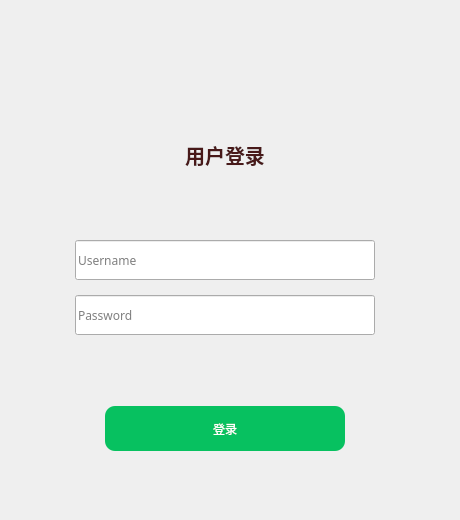
        <widget class="QWidget" name="signin">
         <widget class="QWidget" name="signinWidget" native="true">
          <property name="geometry">
           <rect>
            <x>0</x>
            <y>0</y>
            <width>451</width>
            <height>511</height>
           </rect>
          </property>
          <layout class="QGridLayout" name="gridLayout_4">
           <property name="leftMargin">
            <number>0</number>
           </property>
           <property name="topMargin">
            <number>0</number>
           </property>
           <property name="rightMargin">
            <number>0</number>
           </property>
           <property name="bottomMargin">
            <number>0</number>
           </property>
           <property name="spacing">
            <number>0</number>
           </property>
           <item row="0" column="0">
            <spacer name="horizontalSpacer_3">
             <property name="orientation">
              <enum>Qt::Horizontal</enum>
             </property>
             <property name="sizeHint" stdset="0">
              <size>
               <width>55</width>
               <height>20</height>
              </size>
             </property>
            </spacer>
           </item>
           <item row="0" column="1">
            <layout class="QVBoxLayout" name="signinLayout">
             <property name="spacing">
              <number>10</number>
             </property>
             <item>
              <spacer name="verticalSpacer_2">
               <property name="orientation">
                <enum>Qt::Vertical</enum>
               </property>
               <property name="sizeType">
                <enum>QSizePolicy::Fixed</enum>
               </property>
               <property name="sizeHint" stdset="0">
                <size>
                 <width>20</width>
                 <height>20</height>
                </size>
               </property>
              </spacer>
             </item>
             <item>
              <widget class="QWidget" name="signinTopWidget" native="true">
               <layout class="QGridLayout" name="gridLayout_2">
                <property name="leftMargin">
                 <number>0</number>
                </property>
                <property name="topMargin">
                 <number>0</number>
                </property>
                <property name="rightMargin">
                 <number>0</number>
                </property>
                <property name="bottomMargin">
                 <number>0</number>
                </property>
                <property name="spacing">
                 <number>0</number>
                </property>
                <item row="0" column="0">
                 <layout class="QVBoxLayout" name="signinTopLayout">
                  <property name="spacing">
                   <number>20</number>
                  </property>
                  <item>
                   <layout class="QHBoxLayout" name="signinTopPortraitLayout">
                    <item>
                     <widget class="QPushButton" name="signinTopLeft">
                      <property name="minimumSize">
                       <size>
                        <width>50</width>
                        <height>50</height>
                       </size>
                      </property>
                      <property name="cursor">
                       <cursorShape>PointingHandCursor</cursorShape>
                      </property>
                      <property name="toolTip">
                       <string>上一个</string>
                      </property>
                      <property name="styleSheet">
                       <string notr="true">QPushButton{border-radius:25px;}</string>
                      </property>
                      <property name="text">
                       <string/>
                      </property>
                      <property name="icon">
                       <iconset resource="../../qrc/custom/custom.qrc">
                        <normaloff>:/custom/icons/turnleft.png</normaloff>:/custom/icons/turnleft.png</iconset>
                      </property>
                      <property name="iconSize">
                       <size>
                        <width>50</width>
                        <height>50</height>
                       </size>
                      </property>
                     </widget>
                    </item>
                    <item>
                     <spacer name="signinTopLayoutSpacerL">
                      <property name="orientation">
                       <enum>Qt::Horizontal</enum>
                      </property>
                      <property name="sizeType">
                       <enum>QSizePolicy::Minimum</enum>
                      </property>
                      <property name="sizeHint" stdset="0">
                       <size>
                        <width>40</width>
                        <height>20</height>
                       </size>
                      </property>
                     </spacer>
                    </item>
                    <item>
                     <widget class="QWidget" name="signinInfoWidget" native="true">
                      <property name="minimumSize">
                       <size>
                        <width>100</width>
                        <height>0</height>
                       </size>
                      </property>
                      <layout class="QGridLayout" name="infoWidgetGridLayout">
                       <property name="leftMargin">
                        <number>0</number>
                       </property>
                       <property name="topMargin">
                        <number>0</number>
                       </property>
                       <property name="rightMargin">
                        <number>0</number>
                       </property>
                       <property name="bottomMargin">
                        <number>0</number>
                       </property>
                       <property name="spacing">
                        <number>0</number>
                       </property>
                       <item row="0" column="0">
                        <layout class="QVBoxLayout" name="signinInfoLayout">
                         <property name="spacing">
                          <number>20</number>
                         </property>
                         <item>
                          <widget class="QLabel" name="signinPortrait">
                           <property name="sizePolicy">
                            <sizepolicy hsizetype="Preferred" vsizetype="Preferred">
                             <horstretch>0</horstretch>
                             <verstretch>0</verstretch>
                            </sizepolicy>
                           </property>
                           <property name="minimumSize">
                            <size>
                             <width>100</width>
                             <height>100</height>
                            </size>
                           </property>
                           <property name="maximumSize">
                            <size>
                             <width>100</width>
                             <height>100</height>
                            </size>
                           </property>
                           <property name="cursor">
                            <cursorShape>PointingHandCursor</cursorShape>
                           </property>
                           <property name="toolTip">
                            <string>选择头像</string>
                           </property>
                           <property name="layoutDirection">
                            <enum>Qt::LeftToRight</enum>
                           </property>
                           <property name="styleSheet">
                            <string notr="true"/>
                           </property>
                           <property name="frameShape">
                            <enum>QFrame::NoFrame</enum>
                           </property>
                           <property name="frameShadow">
                            <enum>QFrame::Plain</enum>
                           </property>
                           <property name="text">
                            <string/>
                           </property>
                           <property name="textFormat">
                            <enum>Qt::AutoText</enum>
                           </property>
                           <property name="pixmap">
                            <pixmap resource="../../qrc/custom/custom.qrc">:/custom/icons/portrait.png</pixmap>
                           </property>
                           <property name="scaledContents">
                            <bool>true</bool>
                           </property>
                           <property name="alignment">
                            <set>Qt::AlignCenter</set>
                           </property>
                           <property name="wordWrap">
                            <bool>false</bool>
                           </property>
                           <property name="margin">
                            <number>0</number>
                           </property>
                           <property name="indent">
                            <number>0</number>
                           </property>
                          </widget>
                         </item>
                        </layout>
                       </item>
                      </layout>
                     </widget>
                    </item>
                    <item>
                     <spacer name="signinTopLayoutSpacerR">
                      <property name="orientation">
                       <enum>Qt::Horizontal</enum>
                      </property>
                      <property name="sizeType">
                       <enum>QSizePolicy::Minimum</enum>
                      </property>
                      <property name="sizeHint" stdset="0">
                       <size>
                        <width>40</width>
                        <height>20</height>
                       </size>
                      </property>
                     </spacer>
                    </item>
                    <item>
                     <widget class="QPushButton" name="signinTopRight">
                      <property name="minimumSize">
                       <size>
                        <width>50</width>
                        <height>50</height>
                       </size>
                      </property>
                      <property name="cursor">
                       <cursorShape>PointingHandCursor</cursorShape>
                      </property>
                      <property name="toolTip">
                       <string>下一个</string>
                      </property>
                      <property name="styleSheet">
                       <string notr="true">QPushButton{border-radius:25px;}</string>
                      </property>
                      <property name="text">
                       <string/>
                      </property>
                      <property name="icon">
                       <iconset resource="../../qrc/custom/custom.qrc">
                        <normaloff>:/custom/icons/turnright.png</normaloff>:/custom/icons/turnright.png</iconset>
                      </property>
                      <property name="iconSize">
                       <size>
                        <width>50</width>
                        <height>50</height>
                       </size>
                      </property>
                     </widget>
                    </item>
                   </layout>
                  </item>
                  <item>
                   <layout class="QHBoxLayout" name="signinTopUsernameLayout">
                    <item>
                     <spacer name="horizontalSpacer">
                      <property name="orientation">
                       <enum>Qt::Horizontal</enum>
                      </property>
                      <property name="sizeHint" stdset="0">
                       <size>
                        <width>40</width>
                        <height>20</height>
                       </size>
                      </property>
                     </spacer>
                    </item>
                    <item>
                     <widget class="QLabel" name="signinUsernameLabel">
                      <property name="minimumSize">
                       <size>
                        <width>0</width>
                        <height>30</height>
                       </size>
                      </property>
                      <property name="maximumSize">
                       <size>
                        <width>1000</width>
                        <height>30</height>
                       </size>
                      </property>
                      <property name="font">
                       <font>
                        <pointsize>15</pointsize>
                        <bold>true</bold>
                       </font>
                      </property>
                      <property name="styleSheet">
                       <string notr="true">color: rgb(72, 25, 25);</string>
                      </property>
                      <property name="text">
                       <string>用户登录</string>
                      </property>
                      <property name="textFormat">
                       <enum>Qt::AutoText</enum>
                      </property>
                      <property name="scaledContents">
                       <bool>true</bool>
                      </property>
                      <property name="alignment">
                       <set>Qt::AlignCenter</set>
                      </property>
                      <property name="wordWrap">
                       <bool>true</bool>
                      </property>
                     </widget>
                    </item>
                    <item>
                     <spacer name="horizontalSpacer_7">
                      <property name="orientation">
                       <enum>Qt::Horizontal</enum>
                      </property>
                      <property name="sizeHint" stdset="0">
                       <size>
                        <width>40</width>
                        <height>20</height>
                       </size>
                      </property>
                     </spacer>
                    </item>
                   </layout>
                  </item>
                 </layout>
                </item>
               </layout>
              </widget>
             </item>
             <item>
              <spacer name="verticalSpacer_6">
               <property name="orientation">
                <enum>Qt::Vertical</enum>
               </property>
               <property name="sizeType">
                <enum>QSizePolicy::Fixed</enum>
               </property>
               <property name="sizeHint" stdset="0">
                <size>
                 <width>20</width>
                 <height>60</height>
                </size>
               </property>
              </spacer>
             </item>
             <item>
              <widget class="QWidget" name="signinCenterWidget" native="true">
               <property name="styleSheet">
                <string notr="true"/>
               </property>
               <layout class="QGridLayout" name="smallWidgetGridLayout">
                <property name="leftMargin">
                 <number>0</number>
                </property>
                <property name="topMargin">
                 <number>0</number>
                </property>
                <property name="rightMargin">
                 <number>0</number>
                </property>
                <property name="bottomMargin">
                 <number>0</number>
                </property>
                <property name="spacing">
                 <number>0</number>
                </property>
                <item row="0" column="0">
                 <layout class="QHBoxLayout" name="signinCenterLayout">
                  <property name="spacing">
                   <number>0</number>
                  </property>
                  <item>
                   <spacer name="signinCenterLayoutSpacerL">
                    <property name="orientation">
                     <enum>Qt::Horizontal</enum>
                    </property>
                    <property name="sizeType">
                     <enum>QSizePolicy::Fixed</enum>
                    </property>
                    <property name="sizeHint" stdset="0">
                     <size>
                      <width>50</width>
                      <height>20</height>
                     </size>
                    </property>
                   </spacer>
                  </item>
                  <item>
                   <layout class="QVBoxLayout" name="signinEditLayout">
                    <property name="spacing">
                     <number>15</number>
                    </property>
                    <item>
                     <widget class="QLineEdit" name="signinUsername">
                      <property name="minimumSize">
                       <size>
                        <width>300</width>
                        <height>40</height>
                       </size>
                      </property>
                      <property name="maximumSize">
                       <size>
                        <width>16777215</width>
                        <height>40</height>
                       </size>
                      </property>
                      <property name="font">
                       <font>
                        <family>黑体</family>
                        <pointsize>9</pointsize>
                       </font>
                      </property>
                      <property name="cursor">
                       <cursorShape>IBeamCursor</cursorShape>
                      </property>
                      <property name="toolTip">
                       <string>用户名</string>
                      </property>
                      <property name="styleSheet">
                       <string notr="true"/>
                      </property>
                      <property name="alignment">
                       <set>Qt::AlignLeading|Qt::AlignLeft|Qt::AlignVCenter</set>
                      </property>
                      <property name="readOnly">
                       <bool>true</bool>
                      </property>
                      <property name="placeholderText">
                       <string>Username</string>
                      </property>
                     </widget>
                    </item>
                    <item>
                     <widget class="QLineEdit" name="signinPassword">
                      <property name="minimumSize">
                       <size>
                        <width>0</width>
                        <height>40</height>
                       </size>
                      </property>
                      <property name="maximumSize">
                       <size>
                        <width>16777215</width>
                        <height>40</height>
                       </size>
                      </property>
                      <property name="font">
                       <font>
                        <family>黑体</family>
                        <pointsize>9</pointsize>
                       </font>
                      </property>
                      <property name="cursor">
                       <cursorShape>IBeamCursor</cursorShape>
                      </property>
                      <property name="toolTip">
                       <string>输入密码</string>
                      </property>
                      <property name="styleSheet">
                       <string notr="true"/>
                      </property>
                      <property name="placeholderText">
                       <string>Password</string>
                      </property>
                     </widget>
                    </item>
                   </layout>
                  </item>
                  <item>
                   <spacer name="signinCenterLayoutSpacerR">
                    <property name="orientation">
                     <enum>Qt::Horizontal</enum>
                    </property>
                    <property name="sizeType">
                     <enum>QSizePolicy::Fixed</enum>
                    </property>
                    <property name="sizeHint" stdset="0">
                     <size>
                      <width>50</width>
                      <height>20</height>
                     </size>
                    </property>
                   </spacer>
                  </item>
                 </layout>
                </item>
               </layout>
              </widget>
             </item>
             <item>
              <widget class="QWidget" name="signinBottomWidget" native="true">
               <property name="styleSheet">
                <string notr="true"/>
               </property>
               <layout class="QGridLayout" name="bottomWidgetGridLayout">
                <property name="leftMargin">
                 <number>0</number>
                </property>
                <property name="topMargin">
                 <number>0</number>
                </property>
                <property name="rightMargin">
                 <number>0</number>
                </property>
                <property name="bottomMargin">
                 <number>0</number>
                </property>
                <property name="spacing">
                 <number>0</number>
                </property>
                <item row="0" column="0">
                 <layout class="QHBoxLayout" name="signinBottomLayout">
                  <property name="spacing">
                   <number>0</number>
                  </property>
                  <item>
                   <spacer name="signinBottomLayoutSpacerL">
                    <property name="orientation">
                     <enum>Qt::Horizontal</enum>
                    </property>
                    <property name="sizeHint" stdset="0">
                     <size>
                      <width>40</width>
                      <height>20</height>
                     </size>
                    </property>
                   </spacer>
                  </item>
                  <item>
                   <layout class="QVBoxLayout" name="signinConfirmLayout">
                    <property name="spacing">
                     <number>0</number>
                    </property>
                    <item>
                     <spacer name="signinConfirmLayoutSpacerT">
                      <property name="orientation">
                       <enum>Qt::Vertical</enum>
                      </property>
                      <property name="sizeHint" stdset="0">
                       <size>
                        <width>20</width>
                        <height>40</height>
                       </size>
                      </property>
                     </spacer>
                    </item>
                    <item>
                     <widget class="QPushButton" name="signinConfirm">
                      <property name="minimumSize">
                       <size>
                        <width>240</width>
                        <height>45</height>
                       </size>
                      </property>
                      <property name="cursor">
                       <cursorShape>PointingHandCursor</cursorShape>
                      </property>
                      <property name="toolTip">
                       <string>登录</string>
                      </property>
                      <property name="styleSheet">
                       <string notr="true">QPushButton{border-radius:10px;font:13pt &quot;Microsoft YaHei UI&quot; ;color:#ffffff;background:#07c160}
QPushButton:hover{background-color: rgb(56, 205, 127);}</string>
                      </property>
                      <property name="text">
                       <string>登录</string>
                      </property>
                     </widget>
                    </item>
                    <item>
                     <spacer name="signinConfirmLayoutSpacerB">
                      <property name="orientation">
                       <enum>Qt::Vertical</enum>
                      </property>
                      <property name="sizeHint" stdset="0">
                       <size>
                        <width>20</width>
                        <height>40</height>
                       </size>
                      </property>
                     </spacer>
                    </item>
                   </layout>
                  </item>
                  <item>
                   <spacer name="signinBottomLayoutSpacerR">
                    <property name="orientation">
                     <enum>Qt::Horizontal</enum>
                    </property>
                    <property name="sizeHint" stdset="0">
                     <size>
                      <width>40</width>
                      <height>20</height>
                     </size>
                    </property>
                   </spacer>
                  </item>
                 </layout>
                </item>
               </layout>
              </widget>
             </item>
            </layout>
           </item>
           <item row="0" column="2">
            <spacer name="horizontalSpacer_4">
             <property name="orientation">
              <enum>Qt::Horizontal</enum>
             </property>
             <property name="sizeHint" stdset="0">
              <size>
               <width>55</width>
               <height>20</height>
              </size>
             </property>
            </spacer>
           </item>
          </layout>
         </widget>
        </widget>
